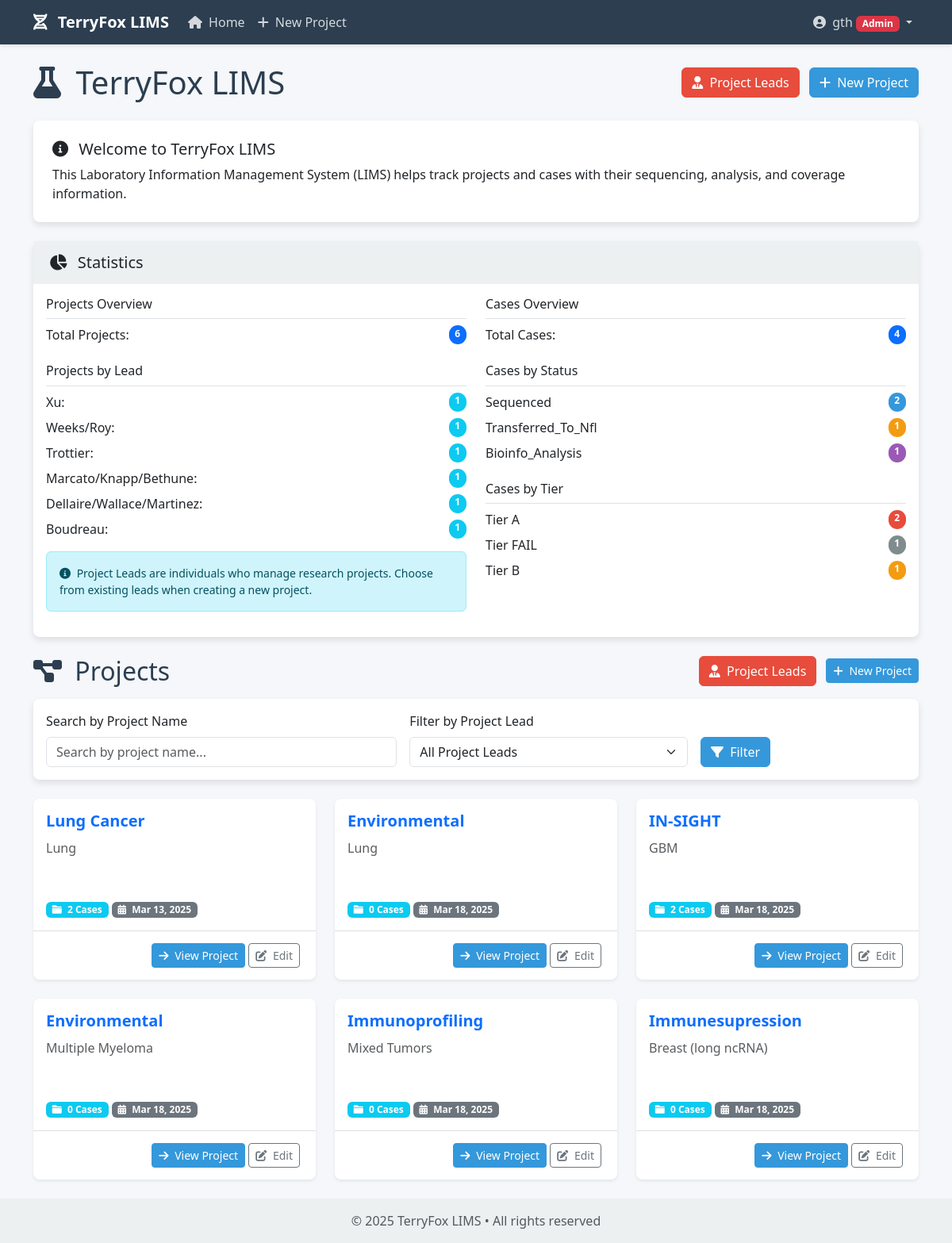
The app's page / (signed in) with its own data.
### core/models.py (models this page shows, shortened)
class ProjectLead(models.Model):
    name = models.CharField(max_length=255, unique=True)
    def __str__(self):
        return self.name
    class Meta:
        ordering = ['name']
        verbose_name = _('Project Lead')
        verbose_name_plural = _('Project Leads')

class Project(models.Model):
    name = models.CharField(max_length=255)
    description = models.TextField(blank=True)
    project_lead = models.ForeignKey(
        ProjectLead,
        on_delete=models.SET_NULL,
        null=True,
        blank=True,
        related_name='projects',
        verbose_name=_('Project Lead')
    )
    created_at = models.DateTimeField(auto_now_add=True)
    updated_at = models.DateTimeField(auto_now=True)
    created_by = models.ForeignKey(User, on_delete=models.CASCADE, related_name='created_projects')

### core/views.py (the view)
# urls.py: path('', views.home, name='home'),
@login_required
def home(request):
    filter_form = ProjectFilterForm(request.GET)
    projects = Project.objects.all()
    if filter_form.is_valid():
        project_name = filter_form.cleaned_data.get('name')
        project_lead = filter_form.cleaned_data.get('project_lead')
        if project_name:
            projects = projects.filter(name__icontains=project_name)
        if project_lead:
            projects = projects.filter(project_lead=project_lead)
    projects = projects.annotate(cases_count=Count('cases'))
    total_projects = Project.objects.count()
    total_cases = Case.objects.count()
    projects_by_lead = Project.objects.values('project_lead__name').annotate(count=Count('id')).order_by('-count')
    cases_by_status = Case.objects.values('status').annotate(count=Count('id')).order_by('-count')
    cases_by_tier = Case.objects.values('tier').annotate(count=Count('id')).order_by('-count')
    return render(request, 'core/home.html', {
        'projects': projects,
        'total_projects': total_projects,
        'total_cases': total_cases,
        'projects_by_lead': projects_by_lead,
        'cases_by_status': cases_by_status,
        'cases_by_tier': cases_by_tier,
        'filter_form': filter_form,
    })

### core/forms.py
class ProjectFilterForm(forms.Form):
    name = forms.CharField(
        required=False,
        widget=forms.TextInput(attrs={
            'class': 'form-control',
            'placeholder': _('Search by project name...')
        })
    )
    project_lead = forms.ModelChoiceField(
        queryset=ProjectLead.objects.all(),
        required=False,
        empty_label=_("All Project Leads"),
        widget=forms.Select(attrs={'class': 'form-select'})
    )
    def __init__(self, *args, **kwargs):
        super().__init__(*args, **kwargs)
        self.fields['project_lead'].queryset = ProjectLead.objects.all().order_by('name')

### templates/core/home.html (shortened to what this page needs)
{% extends 'base.html' %}
{% block content %}
<div class="d-flex justify-content-between align-items-center mb-4">
    <h1 class="mb-0"><i class="fas fa-flask me-2"></i> TerryFox LIMS</h1>
    <div>
        {% if user.is_superuser or user.groups.all.0.name == 'Bioinformatician' %}
        <a href="{% url 'project_lead_list' %}" class="btn btn-danger me-2">
            <i class="fas fa-user-tie me-1"></i> Project Leads
        </a>
        <a href="{% url 'project_create' %}" class="btn btn-primary">
            <i class="fas fa-plus me-1"></i> New Project
        </a>
        {% endif %}
    </div>
</div>
<div class="card mb-4">
    <div class="card-body p-4">
        <h5><i class="fas fa-info-circle me-2"></i> Welcome to TerryFox LIMS</h5>
        <p class="mb-0">This Laboratory Information Management System (LIMS) helps track projects and cases with their sequencing, analysis, and coverage information.</p>
    </div>
</div>
<div class="card mb-4">
    <div class="card-header">
        <h5 class="mb-0"><i class="fas fa-chart-pie me-2"></i> Statistics</h5>
    </div>
    <div class="card-body">
        <div class="row">
            <div class="col-md-6">
                <h6 class="border-bottom pb-2">Projects Overview</h6>
                <div class="d-flex justify-content-between mb-2">
                    <span>Total Projects:</span>
                    <span class="badge bg-primary rounded-pill">{{ total_projects }}</span>
                </div>
                <h6 class="border-bottom pb-2 mt-4">Projects by Lead</h6>
                {% for lead_stat in projects_by_lead %}
                    <div class="d-flex justify-content-between mb-2">
                        <span>{{ lead_stat.project_lead__name|default:"Not specified" }}:</span>
                        <span class="badge bg-info rounded-pill">{{ lead_stat.count }}</span>
                    </div>
                {% empty %}
                    <div class="text-muted">No project leads specified</div>
                {% endfor %}
                <div class="alert alert-info mt-3 small">
                    <i class="fas fa-info-circle me-1"></i> Project Leads are individuals who manage research projects. Choose from existing leads when creating a new project.
                </div>
            </div>
            <div class="col-md-6">
                <h6 class="border-bottom pb-2">Cases Overview</h6>
                <div class="d-flex justify-content-between mb-2">
                    <span>Total Cases:</span>
                    <span class="badge bg-primary rounded-pill">{{ total_cases }}</span>
                </div>
                <h6 class="border-bottom pb-2 mt-4">Cases by Status</h6>
                {% for status_stat in cases_by_status %}
                    <div class="d-flex justify-content-between mb-2">
                        <span>{{ status_stat.status|title }}</span>
                        <span class="badge badge-{{ status_stat.status }} rounded-pill">{{ status_stat.count }}</span>
                    </div>
                {% empty %}
                    <div class="text-muted">No cases available</div>
                {% endfor %}
                <h6 class="border-bottom pb-2 mt-4">Cases by Tier</h6>
                {% for tier_stat in cases_by_tier %}
                    <div class="d-flex justify-content-between mb-2">
                        <span>Tier {{ tier_stat.tier }}</span>
                        <span class="badge badge-{{ tier_stat.tier }} rounded-pill">{{ tier_stat.count }}</span>
                    </div>
                {% empty %}
                    <div class="text-muted">No cases available</div>
                {% endfor %}
            </div>
        </div>
    </div>
</div>
{% if projects %}
    <div class="d-flex justify-content-between align-items-center mb-3">
        <h2 class="mb-0"><i class="fas fa-project-diagram me-2"></i> Projects
        </h2>
        <div>
            {% if user.is_superuser or user.groups.all.0.name == 'Bioinformatician' %}
            <a href="{% url 'project_lead_list' %}" class="btn btn-danger me-2">
                <i class="fas fa-user-tie me-1"></i> Project Leads
            </a>
            <a href="{% url 'project_create' %}" class="btn btn-sm btn-primary">
                <i class="fas fa-plus me-1"></i> New Project
            </a>
            {% endif %}
        </div>
    </div>
    <div class="card mb-4">
        <div class="card-body">
            <form method="get" class="row g-3 align-items-end">
                <div class="col-md-5">
                    <label for="{{ filter_form.name.id_for_label }}" class="form-label">Search by Project Name</label>
                    {{ filter_form.name }}
                </div>
                <div class="col-md-4">
                    <label for="{{ filter_form.project_lead.id_for_label }}" class="form-label">Filter by Project Lead</label>
                    {{ filter_form.project_lead }}
                </div>
                <div class="col-md-auto">
                    <button type="submit" class="btn btn-primary">
                        <i class="fas fa-filter me-1"></i> Filter
                    </button>
                </div>
            </form>
        </div>
    </div>
    <div class="row">
        {% for project in projects %}
            <div class="col-md-6 col-lg-4 mb-4">
                <div class="card project-card h-100 shadow-sm">
                    <div class="card-body">
                        <h5 class="card-title">
                            <a href="{% url 'project_detail' project_id=project.id %}" class="text-decoration-none">
                                {{ project.name }}
                            </a>
                        </h5>
                        <p class="card-text text-muted">
                            {% if project.description %}
                                {{ project.description|truncatechars:100 }}
                            {% else %}
                                <em>No description provided</em>
                            {% endif %}
                        </p>
                        <div class="mt-3">
                            <span class="badge bg-info">
                                <i class="fas fa-folder me-1"></i> {{ project.cases_count }} Cases
                            </span>
                            <span class="badge bg-secondary">
                                <i class="fas fa-calendar-alt me-1"></i> {{ project.created_at|date:"M d, Y" }}
                            </span>
                        </div>
                    </div>
                    <div class="card-footer text-end">
                        <a href="{% url 'project_detail' project_id=project.id %}" class="btn btn-sm btn-primary">
                            <i class="fas fa-arrow-right me-1"></i> View Project
                        </a>
                        {% if user.is_superuser or user.groups.all.0.name == 'PI' %}
                        <a href="{% url 'project_update' project_id=project.id %}" class="btn btn-sm btn-outline-secondary">
                            <i class="fas fa-edit me-1"></i> Edit
                        </a>
                        {% endif %}
                    </div>
                </div>
            </div>
        {% endfor %}
    </div>
{% endif %}
{% endblock %}

### templates/base.html (shortened to what this page needs)
<!DOCTYPE html>
<html lang="en">
<head>
    <link href="https://cdn.jsdelivr.net/npm/bootstrap@5.3.0/dist/css/bootstrap.min.css" rel="stylesheet">
    <link rel="stylesheet" href="https://cdnjs.cloudflare.com/ajax/libs/font-awesome/6.0.0/css/all.min.css">
</head>
<body>
    <nav class="navbar navbar-expand-lg navbar-dark bg-dark mb-4">
        <div class="container">
            <a class="navbar-brand" href="{% url 'home' %}">
                <i class="fas fa-dna me-2"></i> TerryFox LIMS
            </a>
            <div class="collapse navbar-collapse" id="navbarNav">
                <ul class="navbar-nav me-auto">
                    <li class="nav-item">
                        <a class="nav-link" href="{% url 'home' %}">
                            <i class="fas fa-home me-1"></i> Home
                        </a>
                    </li>
                    {% if user.is_superuser or user.groups.all.0.name == 'Bioinformatician' %}
                    <li class="nav-item">
                        <a class="nav-link" href="{% url 'project_create' %}">
                            <i class="fas fa-plus me-1"></i> New Project
                        </a>
                    </li>
                    {% endif %}
                </ul>
                <ul class="navbar-nav">
                    {% if user.is_authenticated %}
                    <li class="nav-item dropdown">
                        <a class="nav-link dropdown-toggle" href="#" id="userDropdown" role="button" data-bs-toggle="dropdown">
                            <i class="fas fa-user-circle me-1"></i> {{ user.username }}
                            {% if user.is_superuser %}
                                <span class="badge bg-danger">Admin</span>
                            {% elif user.groups.all.0.name == 'PI' %}
                                <span class="badge bg-primary">PI (View Only)</span>
                            {% elif user.groups.all.0.name == 'Bioinformatician' %}
                                <span class="badge bg-success">Bioinformatician (CRUD)</span>
                            {% endif %}
                        </a>
                    </li>
                    {% else %}
                    <li class="nav-item">
                        <a class="nav-link" href="{% url 'login' %}">
                            <i class="fas fa-sign-in-alt me-1"></i> Login
                        </a>
                    </li>
                    {% endif %}
                </ul>
            </div>
        </div>
    </nav>
    <div class="container">
        {% block content %}{% endblock %}
    </div>
    <footer class="footer mt-auto py-3">
        <div class="container text-center">
            <span class="text-muted">© {% now "Y" %} TerryFox LIMS • All rights reserved</span>
        </div>
    </footer>
</body>
</html>

### templates/base.html (style rules this page uses)
:root { --primary-color: #2c3e50; --secondary-color: #3498db; --accent-color: #e74c3c; --light-color: #ecf0f1; --dark-color: #2c3e50; }
body { font-family: 'Segoe UI', Tahoma, Geneva, Verdana, sans-serif; background-color: #f5f7fa; color: var(--dark-color); }
.navbar { background-color: var(--primary-color) !important; box-shadow: 0 2px 4px rgba(0, 0, 0, 0.1); }
.navbar-brand { font-weight: bold; color: white !important; }
.nav-link { color: rgba(255, 255, 255, 0.8) !important; transition: color 0.3s; }
.card { border: none; border-radius: 8px; box-shadow: 0 4px 8px rgba(0, 0, 0, 0.1); transition: transform 0.3s, box-shadow 0.3s; margin-bottom: 20px; }
.card-header { background-color: var(--light-color); border-bottom: none; font-weight: bold; padding: 15px 20px; }
.btn-primary { background-color: var(--secondary-color); border-color: var(--secondary-color); }
.btn-danger { background-color: var(--accent-color); border-color: var(--accent-color); }
.footer { background-color: var(--light-color); padding: 20px 0; margin-top: 40px; }
.badge-sequenced { background-color: #3498db; color: white; }
.badge-transferred_to_nfl { background-color: #f39c12; color: white; }
.badge-bioinfo_analysis { background-color: #9b59b6; color: white; }
.badge-A { background-color: #e74c3c; color: white; }
.badge-B { background-color: #f39c12; color: white; }
.badge-FAIL { background-color: #7f8c8d; color: white; }
.project-card { height: 100%; }
.project-card .card-body { display: flex; flex-direction: column; }
.project-card .card-title { font-size: 1.25rem; font-weight: bold; margin-bottom: 10px; }
.project-card .card-text { flex-grow: 1; }
.project-card .card-footer { background-color: transparent; border-top: 1px solid rgba(0, 0, 0, 0.125); padding: 15px 20px; }

### records on screen
ProjectLead: project_lead__name "Weeks/Roy", count "1"
ProjectLead: project_lead__name "Trottier", count "1"
ProjectLead: project_lead__name "Marcato/Knapp/Bethune", count "1"
ProjectLead: project_lead__name "Dellaire/Wallace/Martinez", count "1"
ProjectLead: project_lead__name "Boudreau", count "1"
Project: name "Lung Cancer", description "Lung", cases_count "2", created_at "Mar 13, 2025"
Project: name "Environmental", description "Lung", cases_count "0", created_at "Mar 18, 2025"
Project: name "IN-SIGHT", description "GBM", cases_count "2", created_at "Mar 18, 2025"
Project: name "Environmental", description "Multiple Myeloma", cases_count "0", created_at "Mar 18, 2025"
Project: name "Immunoprofiling", description "Mixed Tumors", cases_count "0", created_at "Mar 18, 2025"
Project: name "Immunesupression", description "Breast (long ncRNA)", cases_count "0", created_at "Mar 18, 2025"

### other values on screen
{{ user.username }} "gth"
{{ total_projects }} "6"
{{ lead_stat.project_lead__name|default:"Not specified" }} "Xu"
{{ lead_stat.count }} "1"
{{ total_cases }} "4"
{{ status_stat.status|title }} "Sequenced" "Transferred_To_Nfl" "Bioinfo_Analysis"
{{ status_stat.count }} "2" "1" "1"
{{ tier_stat.tier }} "A" "FAIL" "B"
{{ tier_stat.count }} "2" "1" "1"
